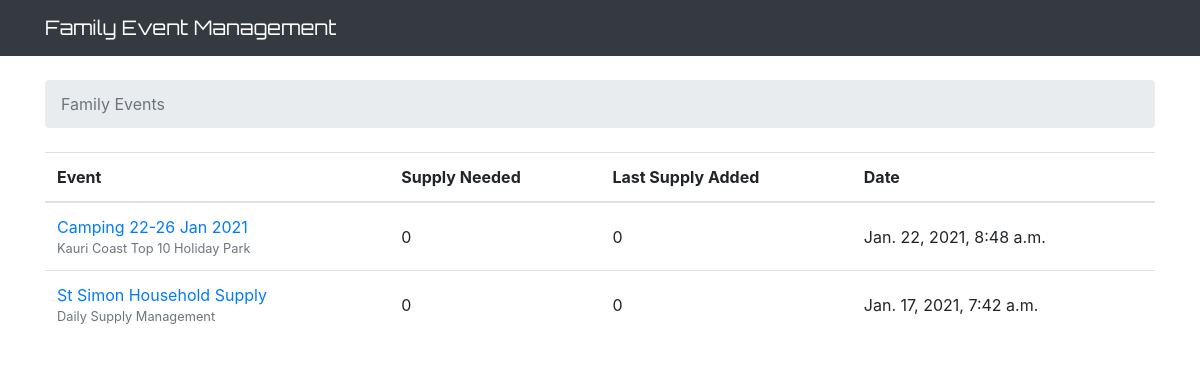
The page / on the database its author committed.
### familyevent/models.py (models this page shows, shortened)
class familyevent(models.Model):
  name = models.CharField(max_length = 100, unique=True)
  description = models.CharField(max_length=255)
  location = models.CharField(max_length = 100, unique=True)
  eventdate = models.DateTimeField(null=True)
  created_by = models.ForeignKey(User, null=True, on_delete=models.RESTRICT)

### familyevent/views.py (the view)
# urls.py: 2. Add a URL to urlpatterns:  path('', views.home, name='home')
def home(request):
  events = familyevent.objects.all()
  return render(request, 'home.html', {'events': events})

### templates/home.html (shortened to what this page needs)
{% extends 'base.html' %} {% block breadcrumb %}
<li class="breadcrumb-item active">Family Events</li>
{% endblock %} {% block content %}
<table class="table">
  <thead class="thead-inverse">
    <tr>
      <th>Event</th>
      <th>Supply Needed</th>
      <th>Last Supply Added</th>
      <th>Date</th>
    </tr>
  </thead>
  <tbody>
    {% for event in events %}
    <tr>
      <td>
        <a href=" {% url 'event_details' event.pk %}">{{event.name}}</a>
        <small class="text-muted d-block">{{ event.description }}</small>
      </td>
      <td class="align-middle">0</td>
      <td class="align-middle">0</td>
      <td class="align-middle">{{event.eventdate}}</td>
    </tr>
    {% endfor %}
  </tbody>
  {% endblock %}

### rows shown on the page
familyevent: name "Camping 22-26 Jan 2021", description "Kauri Coast Top 10 Holiday Park", eventdate "Jan. 22, 2021, 8:48 a.m."
familyevent: name "St Simon Household Supply", description "Daily Supply Management", eventdate "Jan. 17, 2021, 7:42 a.m."
